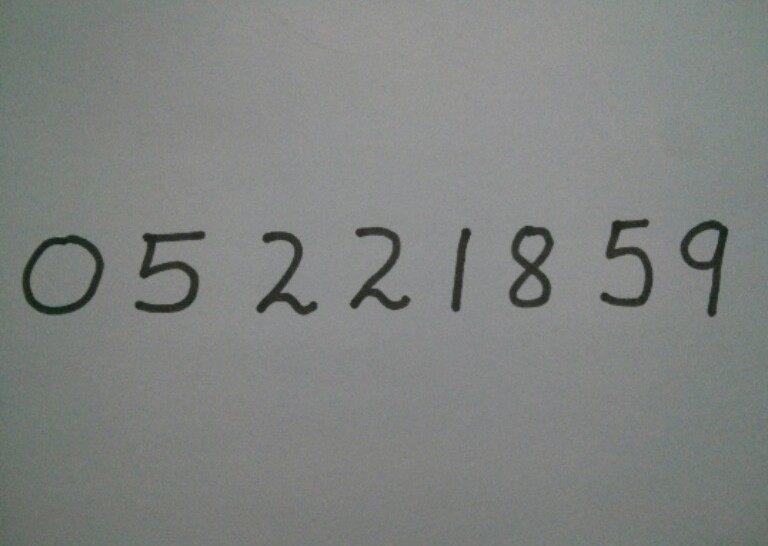
#> input picture digit-recognition/digitos.jpg, 768 x 546 px
$ python -i digito.py   (imports and definitions only)
#> lines starting #> are read from the running program, lines starting #| are printed output that depends on the picture; after the words box and inside, x2 and y2 are one past the last pixel; in counts of white or black regions, pixels touching at a corner belong together
#> further down, picture is the input picture: shape (546, 768, 3); mean B, G, R 128.4, 130.8, 127.7
import cv2
import imutils
import numpy as np
from keras.models import model_from_json
import keras
from keras import backend as K


def get_img_contour_thresh(img):
    x = 0
    y = 0
    h, w, _ = img.shape
#> h = 546; w = 768
    # x, y, w, h = 0, 0, 300, 300
    gray = cv2.cvtColor(img, cv2.COLOR_BGR2GRAY)
    blur = cv2.GaussianBlur(gray, (5, 5), 0)
    ret, thresh1 = cv2.threshold(blur, 175, 255, cv2.THRESH_BINARY_INV + cv2.THRESH_OTSU)
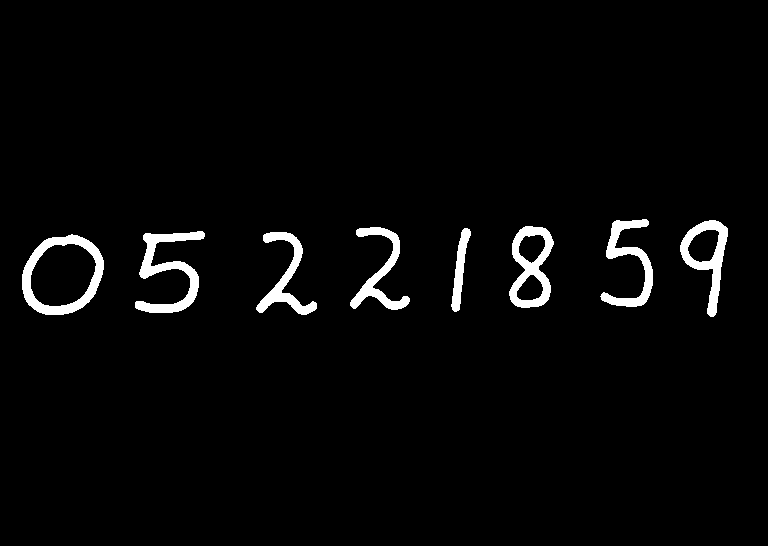
#> thresh1: shape (546, 768); 2.9% white; 8 white regions
#> ret = 95
    thresh1 = thresh1[y:y + h, x:x + w]
    contours, hierarchy = cv2.findContours(thresh1, cv2.RETR_TREE, cv2.CHAIN_APPROX_SIMPLE)[-2:]
#> contours = 12 contours; largest, box (x1, y1, x2, y2) and area: (22, 234, 104, 315) 5042, (30, 243, 97, 307) 3202, (509, 226, 554, 308) 2546, (680, 220, 728, 317) 2162, (135, 231, 205, 313) 1750
    return img, contours, thresh1


# load json and create model
# [1 line not run here, left out]
# [1 line that did not run here, left out]
# [1 line not run here, left out]
# [1 line that did not run here, left out]
# load weights into new model
# [6 lines not run here, left out]

"""img = cv2.imread("9.jpg")
h, w, _ = img.shape
img, contours, thresh = get_img_contour_thresh(img)

ans = ''

if len(contours) > 0:
    contour = max(contours, key=cv2.contourArea)
    if cv2.contourArea(contour) > 500:
        x, y, w, h = cv2.boundingRect(contour)
        newImage = thresh[y:y + h, x:x + w]
        newImage = cv2.resize(newImage, (28, 28))
        newImage = np.array(newImage)
        newImage = newImage.astype('float32')
        newImage /= 255

        if K.image_data_format() == 'channels_first':
            newImage = newImage.reshape(1, 28, 28)
        else:
            newImage = newImage.reshape(28, 28, 1)
        newImage = np.expand_dims(newImage, axis=0)
        ans = model.predict(newImage).argmax()

x = 0
y = 0
h, w, _ = img.shape
cv2.rectangle(img, (x, y), (x + w, y + h), (0, 255, 0), 2)
cv2.putText(img, "CNN : " + str(ans), (10, 320),
            cv2.FONT_HERSHEY_SIMPLEX, 0.7, (0, 0, 255), 2)
cv2.imshow("Frame", img)
cv2.imshow("Contours", thresh)
print(ans)

cv2.waitKey(0)
cv2.destroyAllWindows()"""

# Read the input image
# [1 line not run here, left out]
# im = cv2.resize(im, (200, 200))

# Convert to grayscale and apply Gaussian filtering
# [1 line that did not run here, left out]
# [1 line that did not run here, left out]

# Threshold the image
# [1 line that did not run here, left out]
# print(ret)
# print(im_th)
# Find contours in the image
# [1 line that did not run here, left out]
# ctrs, hier = cv2.findContours(im_th.copy(), cv2.RETR_EXTERNAL, cv2.CHAIN_APPROX_SIMPLE)

# Get rectangles contains each contour
# [1 line that did not run here, left out]

# For each rectangular region, calculate HOG features and predict
# the digit using Linear SVM.

# [45 lines not run here, left out]

>>> import cv2
>>> picture = cv2.imread('digitos.jpg')
>>> result = get_img_contour_thresh(picture)

$ run again, on digit-recognition/0.jpg
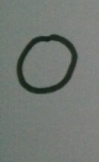
#> input picture digit-recognition/0.jpg, 99 x 162 px
#> picture is the input picture: shape (162, 99, 3); mean B, G, R 115.2, 120.3, 114.8
#> in get_img_contour_thresh, `ret, thresh1 = cv2.threshold(blur, 175, 255, cv2.THRESH_BINARY_INV + c..`:
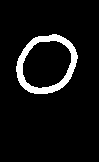
#> thresh1: shape (162, 99); 6.8% white; 1 white region
#> ret = 88
#> contours = 2 contours; box (x1, y1, x2, y2) and area: (16, 34, 78, 94) 2759, (22, 40, 72, 89) 1822
